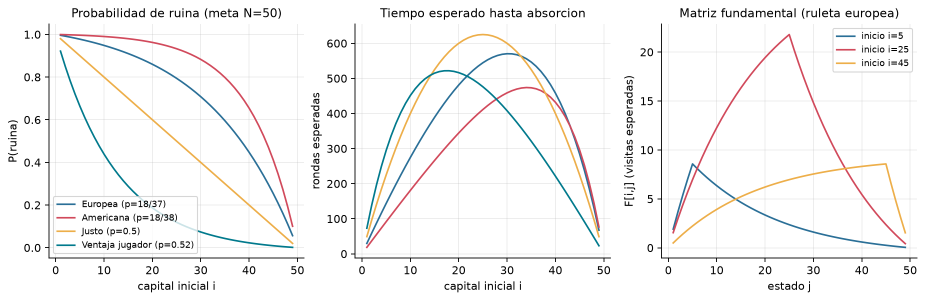
#> input picture figures/p1_ruina_duracion_visitas.png, 1850 x 601 px (shown at 1/2 size)
$ python make_slides.py
#> lines starting #> are read from the running program, lines starting #| are printed output that depends on the picture
"""Genera docs/presentacion.pdf (10 diapositivas) con Matplotlib."""
from common import *
import matplotlib.image as mpimg
from matplotlib.backends.backend_pdf import PdfPages

AZ, RJ, GR = "#1b3a57", "#d1495b", "#444444"
W, H = 13.33, 7.5


def base(titulo, n):
    fig = plt.figure(figsize=(W, H), constrained_layout=False)
    fig.patch.set_facecolor("white")
    fig.add_artist(plt.Rectangle((0, 0.89), 1, 0.11, transform=fig.transFigure, color=AZ))
    fig.text(0.04, 0.925, titulo, color="white", fontsize=24, weight="bold", va="center")
    fig.text(0.96, 0.02, f"{n}/10", ha="right", fontsize=10, color=GR)
    fig.text(0.04, 0.02, "La ruina del jugador - Modelacion y Simulacion - UVG", fontsize=9, color=GR)
    return fig


def texto(fig, x, y, lineas, size=16, w=0.9):
#> called with x = 0.05, y = 0.82, size = 17, w = 0.9
    for i, l in enumerate(lineas):
        fig.text(x, y - i * size / 400 * 1.25, l, fontsize=size, va="top", color="#222222")


def imagen(fig, nombre, rect):
#> called with nombre = 'p1_ruina_duracion_visitas.png'
    ax = fig.add_axes(rect); ax.imshow(mpimg.imread(os.path.join(FIG, nombre))); ax.axis("off")

pdf = PdfPages(os.path.join(ROOT, "docs", "presentacion.pdf"))
def fin(fig): pdf.savefig(fig); plt.close(fig)

# 1 portada
fig = plt.figure(figsize=(W, H)); fig.patch.set_facecolor(AZ)
fig.text(0.5, 0.62, "La ruina del jugador", color="white", fontsize=48, weight="bold", ha="center")
fig.text(0.5, 0.50, "Cadenas de Markov, modelos basados en agentes y redes", color="#cfe3f5", fontsize=24, ha="center")
fig.text(0.5, 0.30, "Proyecto Final - Modelacion y Simulacion\nUniversidad del Valle de Guatemala\nJose Lopez, Luis Palacios, Hugo Barillas, Roberto Najera", color="white", fontsize=16, ha="center")
fin(fig)

# 2 problema
fig = base("Problema y preguntas", 2)
texto(fig, 0.05, 0.82, [
    "Ruleta europea: p = 18/37 (ventaja de la casa 2.70%)  |  americana: p = 18/38 (5.26%)",
    "",
    "1. Probabilidad de ruina antes de la meta, segun la estrategia",
    "2. Tiempo medio hasta terminar",
    "3. Simulacion vs solucion analitica de Markov",
    "4. Una estrategia puede vencer a la casa, o solo cambia como se pierde?",
    "5. Si se copian en una red social, que estrategias se propagan?",
    "",
    "Tecnicas: espacio de estados + ABM + redes (ER, WS, BA)"], size=17)
fin(fig)

# 3 Markov
fig = base("Parte 1: cadena de Markov", 3)
texto(fig, 0.04, 0.84, ["Estados 0..N; 0 y N absorbentes", "i->i+1 (p), i->i-1 (q)", "Forma canonica [Q R; 0 I]",
                        "F=(I-Q)^-1  ->  visitas y T=F1", "Absorcion: B = F R", "", "N=50, i=25:", "Europea: ruina 0.794, 545 rondas",
                        "Americana: ruina 0.933, 411 rondas", "Error vs formula < 1e-10"], size=15)
imagen(fig, "p1_ruina_duracion_visitas.png", [0.40, 0.25, 0.58, 0.58]); fin(fig)

# 4 sin meta / mesa
fig = base("Sin meta y limite de mesa", 4)
imagen(fig, "p1_sin_meta.png", [0.02, 0.40, 0.96, 0.46])
#> call 2 of imagen, with nombre = 'p1_sin_meta.png'
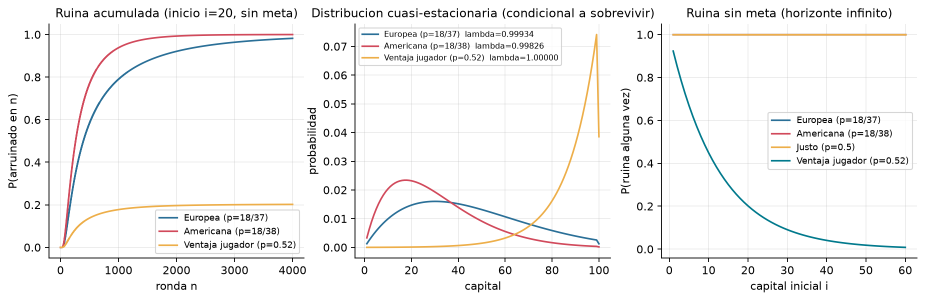
#> input picture figures/p1_sin_meta.png, 1849 x 601 px (shown at 1/2 size)
texto(fig, 0.05, 0.36, ["Sin meta con p<1/2 la ruina es segura; semivida: 1056 rondas (europea) vs 397 (americana)",
                        "Martingala con limite de mesa: cadena exacta en (capital, racha). Ruina 100->200: limite 8 = 0.77, limite 64 = 0.58"], size=14)
fin(fig)

# 5 validacion
fig = base("Parte 2: ABM y validacion", 5)
imagen(fig, "p2_validacion_ruina.png", [0.02, 0.38, 0.62, 0.50])
#> call 3 of imagen, with nombre = 'p2_validacion_ruina.png'
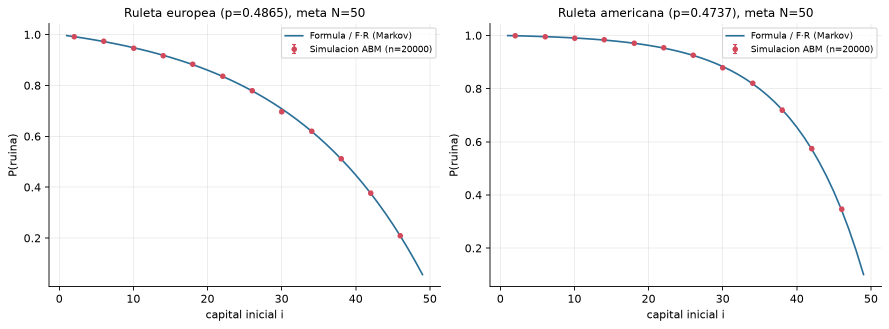
#> input picture figures/p2_validacion_ruina.png, 1778 x 658 px (shown at 1/2 size)
texto(fig, 0.66, 0.80, ["8 estrategias, miles de agentes", "(NumPy vectorizado)", "", "Apuesta fija, 20,000 agentes:", "error max ruina 0.011", "96% de puntos en IC95%", "error duracion <= 3.1%", "",
                        "Martingala con mesa vs", "cadena exacta: 0.575 vs 0.579"], size=14)
imagen(fig, "p2_trayectorias.png", [0.02, 0.06, 0.62, 0.32]); fin(fig)
#> call 4 of imagen, with nombre = 'p2_trayectorias.png'
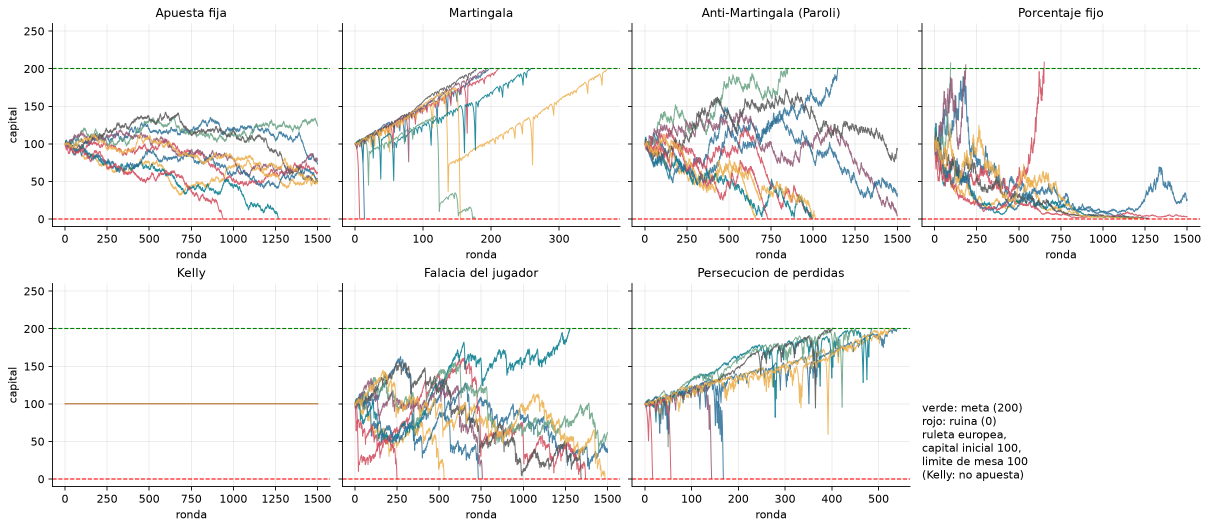
#> input picture figures/p2_trayectorias.png, 2418 x 1058 px (shown at 1/2 size)
#> in fin (call 5), `pdf.savefig(fig)`:
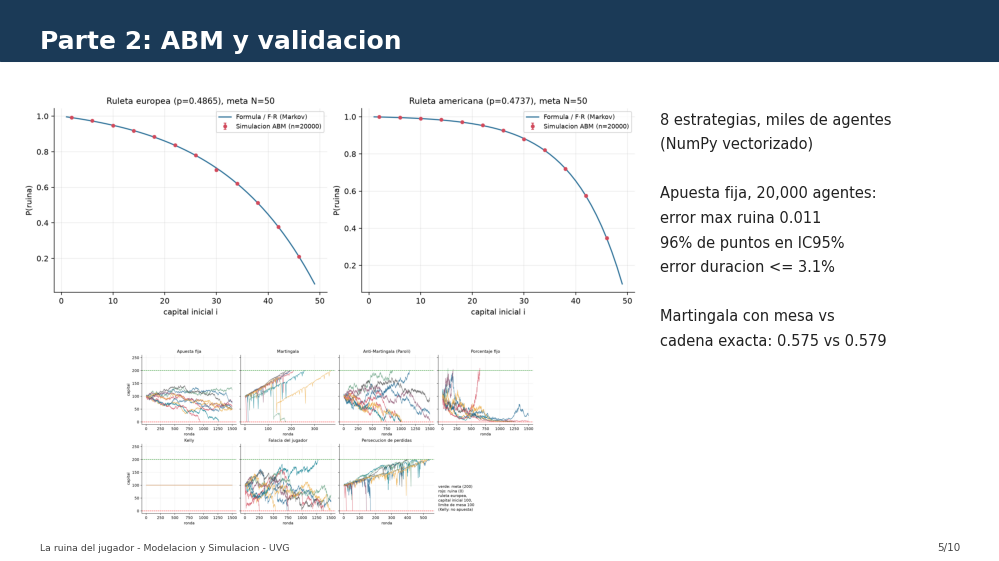
#> figure drawn by matplotlib, 2 panels

# 6 estrategias
fig = base("Ninguna estrategia vence a la casa", 6)
imagen(fig, "p2_histogramas_capital_final.png", [0.01, 0.34, 0.62, 0.54])
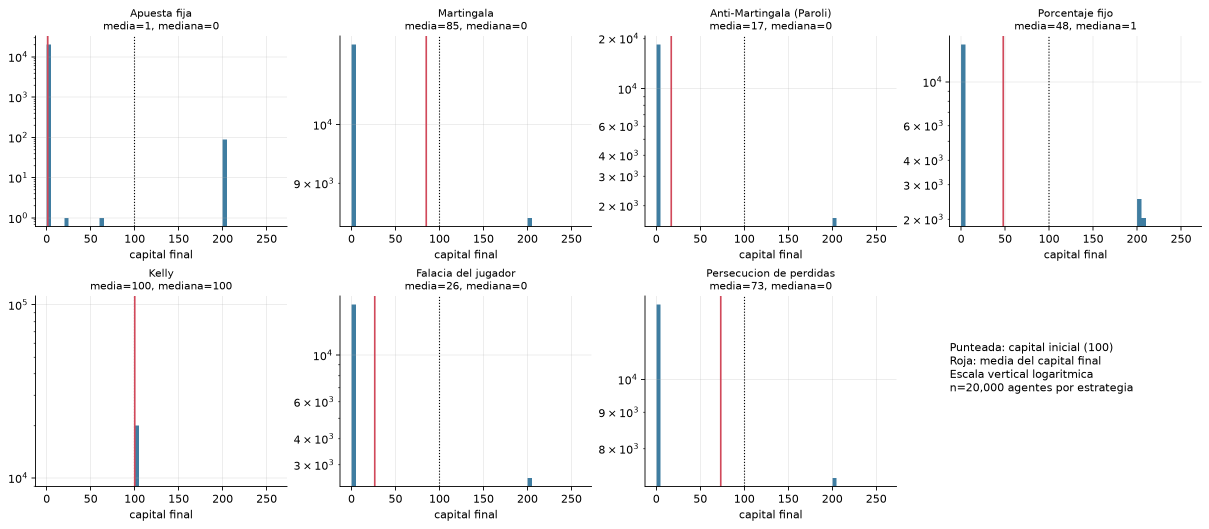
#> input picture figures/p2_histogramas_capital_final.png, 2418 x 1058 px (shown at 1/2 size)
texto(fig, 0.65, 0.84, ["Perdida por unidad apostada", "(100 -> 200, europea):", "", "Fija 0.027   Martingala 0.026", "Paroli 0.027  Porcentaje 0.027",
                        "Falacia 0.027  Persecucion 0.027", "teoria 1-2p = 0.027", "",
                        "Martingala: ruina 58% vs", "99.6% de la fija, pero apuesta", "6x menos. Solo cambia la", "varianza y la forma."], size=14)
imagen(fig, "p2_martingala_asimetria.png", [0.01, 0.06, 0.5, 0.27]); fin(fig)
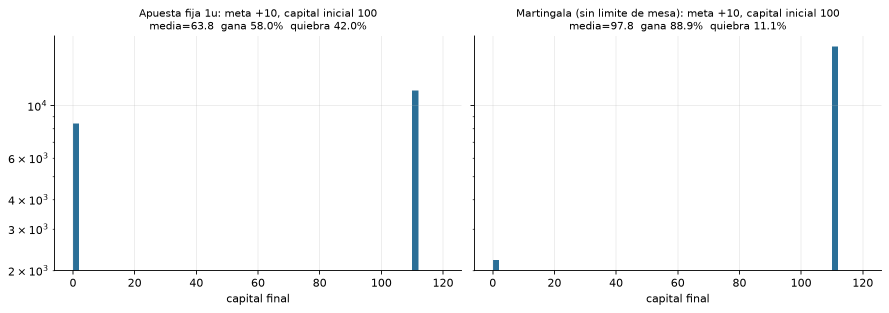
#> input picture figures/p2_martingala_asimetria.png, 1778 x 626 px (shown at 1/2 size)

# 7 Kelly y casa
fig = base("Kelly (p=0.52) y la casa", 7)
#> (the run stopped early here; a loop or call above may not have finished)
